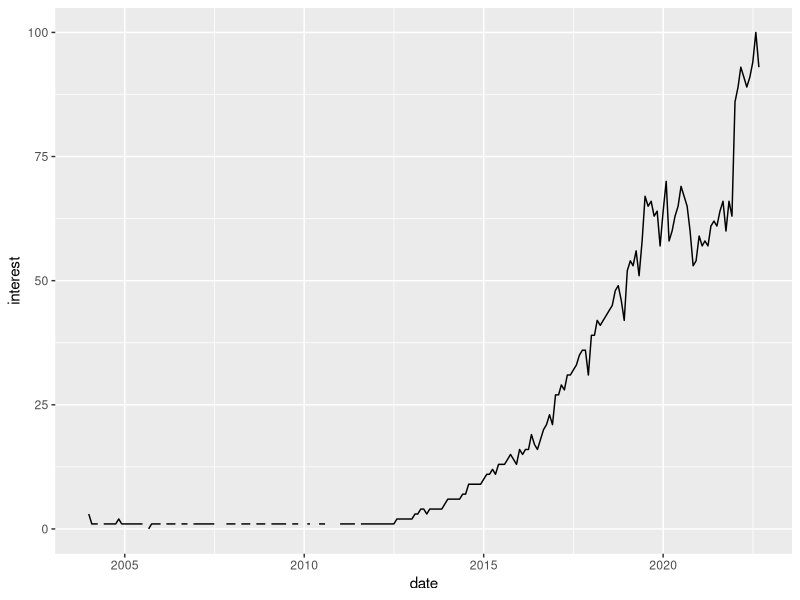

The R source for this figure:
## ---- chunk 1
#| fig-cap: "Google searches for 'data science', 2004-2022."

library(tidyverse)
read_csv('data/ds-googletrends.csv', 
         skip = 2, 
         col_types = cols(
           col_datetime(format = '%Y-%m'), 
           col_double()),
         col_names = c('date', 'interest')
         ) %>%
  ggplot(aes(x = date, y = interest)) +
  geom_line()
